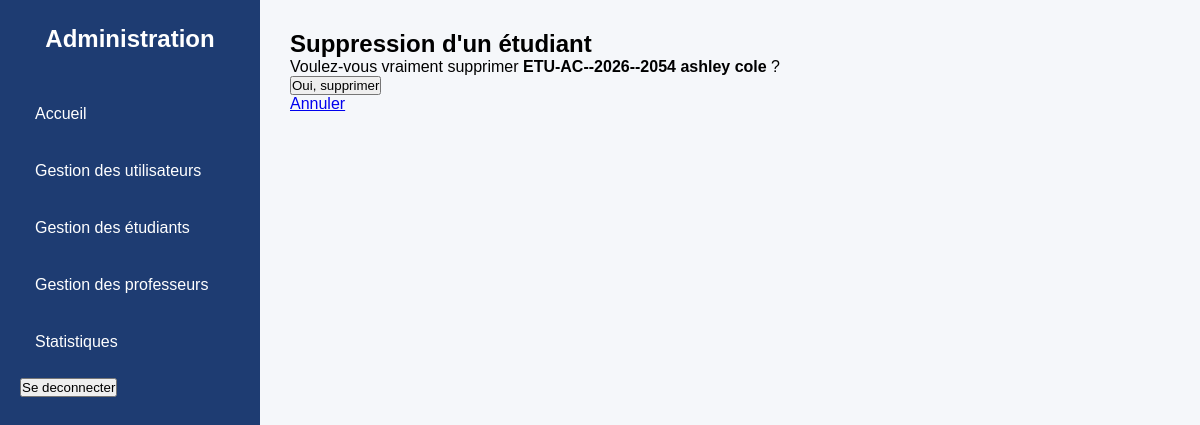
/etudiant/12/supprimer/ (signed in), run on the app's committed database.
### scolarite/models.py (models this page shows, shortened)
class Etudiant(models.Model):
    matricule = models.CharField(max_length=30, unique=True)
    nom       = models.CharField(max_length=100)
    prenom    = models.CharField(max_length=100)
    age       = models.IntegerField(default=0)
    classe    = models.ForeignKey(Classe,   on_delete=models.SET_NULL, null=True)
    id_user   = models.OneToOneField(Utilisateur, on_delete=models.CASCADE,
                                     related_name='etudiant', null=True)

### scolarite/views.py (the view)
# urls.py: path('etudiant/<int:pk>/supprimer/',suprimer_etudiant,name='suprimer_etudiant'),
@role_requis('admin')
def suprimer_etudiant(request , pk):
    etudiant = get_object_or_404(Etudiant,pk=pk)
    if request.method == 'POST':
        etudiant.id_user.delete()
        return redirect('liste_etu')
    return render(request, "scolarite/admin/supprimer.html", {
        "etudiant": etudiant
    })

### scolarite/views.py (called while the page is built)
def role_requis(role):
    def decorateur(vue):
        @wraps(vue)
        @login_required
        def wrapper(request, *args, **kwargs):
            if getattr(request.user, "role", None) != role:
                raise PermissionDenied("Vous n'avez pas l'autorisation d'accéder à cette page.")
            return vue(request, *args, **kwargs)
        return wrapper
    return decorateur

### scolarite/templates/scolarite/admin/supprimer.html (shortened to what this page needs)
{% extends "scolarite/admin/base.html" %}
{% block content %}
<h2>Suppression d'un étudiant</h2>
<p>
    Voulez-vous vraiment supprimer
    <strong>{{ etudiant.matricule }} {{ etudiant.nom }} {{ etudiant.prenom }}  </strong> ?
</p>
<form   method="POST">
<button type="submit">
 Oui, supprimer
</button>
</form>
<a href="{% url 'liste_etu' %}">Annuler</a>
{% endblock content %}

### scolarite/static/scolarite/admin/style.css (style rules this page uses)
* { margin:0; padding:0; box-sizing:border-box; font-family:Arial, Helvetica, sans-serif; }

### data on the page
Etudiant: matricule "ETU-AC--2026--2054", nom "ashley", prenom "cole"
